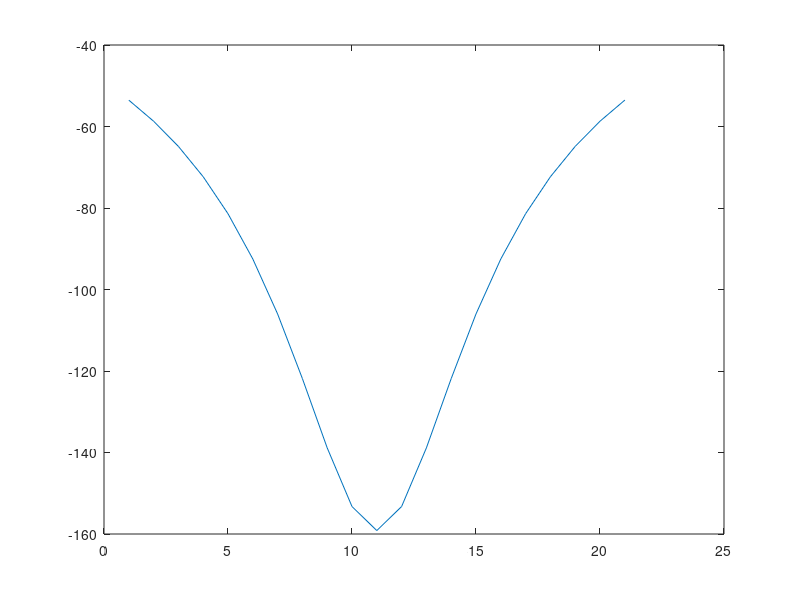

MATLAB code for this plot: (Note: this script raises an error after producing the figure.)
function [t,Y,xs]=solveOde(dur,IC)

    % parameters
    % ----------------------------------------------------------------
    l_n = 1.5e-4;        % node length [cm]
    D = 20e-4;           % fiber diameter with myelin sheath [cm]
    g_nap = 10;         % sodium channel conductivity [mS/cm^2]
    g_naf = 3000;        %
    g_k = 80;
    g_kf = 0;
    g_l = 7;           % leak channel conductivity [mS/cm^2] 
    e_na = 50.0;
    e_k = -90.0;
    e_l	= -90.0;

    r = 70;           % specific resistivity 
    c = 2;             % specific capacity [muF/cm^2]
    rhoa=0.7e6;         %Ohm um
    mycm=0.1 ;
	mygm=1;
    k = 1;               % 37?C  k=3^(0.1*T-3.7)
    V_fem = 50;          % Voltage applied in FEM simulation [V]
    polarity = -1;       % -1/+1 ... neg./pos. active electrode
    % ----------------------------------------------------------------
    mysalength=3.0e-4; 
	nodelength=1.0e-4;
    vrest = -80; %Initial Voltage
    % Parameters from neuron file with fiberD 14 (needs to be corrected)
    fiberD=14.0e-4;
    
    axonD=10.4e-4 ;
    nodeD=4.7e-4 ;
    mysaD=4.7e-4 ;
    flutD=10.4e-4 ;
    space_p1=0.002e-4;
    space_p2=0.004e-4;
    space_i=0.004e-4;
    deltax=1400e-4 ;
    nl = 140;
    xg = mygm/(nl*2);   %g for membrane
    xc = mycm/(nl*2);   %c for mambrane
    flutlength=56e-4;
    interlength=(deltax-nodelength-(2*mysalength)-(2*flutlength))/6;
    
    c_mysa = c*mysaD*pi*mysalength;
    c_flut = c*flutD*pi*flutlength;
    c_inter = c*axonD*pi*interlength;
    c_node = c*nodeD*pi*nodelength;
    
    c_mysa_m = mycm/nl*mysaD*pi*mysalength;
    c_flut_m = mycm/nl*flutD*pi*flutlength;
    c_inter_m = mycm/nl*axonD*pi*interlength;
    
    g_mysa_m = mygm/nl*mysaD*pi*mysalength;
    g_flut_m = mygm/nl*flutD*pi*flutlength;
    g_inter_m = mygm/nl*axonD*pi*interlength;
    
%     
%     g_mysa = 0.001.*mysaD./fiberD;
%     g_flut = 0.0001.*flutD./fiberD;
%     g_inter = 0.0001.*axonD./fiberD;
    
    g_mysa = 1*mysaD*pi*mysalength;
    g_flut = 0.1*flutD*pi*flutlength;
    g_inter = 0.1*axonD*pi*interlength;
    g_nap = g_nap*nodeD*pi*nodelength;
    g_naf = g_naf*nodeD*pi*nodelength;
    g_k = g_k*nodeD*pi*nodelength;
    g_l = g_l*nodeD*pi*nodelength;
    
    
    r_mysa = r*4*mysalength/(mysaD^2*pi);
    r_flut = r*4*flutlength/(flutD^2*pi);
    r_inter = r*4*interlength/(axonD^2*pi);
    r_node = r*4*nodelength/(nodeD^2*pi);
    
    r_pn0=(r*nodelength)/(pi*((((nodeD/2)+space_p1)^2)-((nodeD/2)^2)));
	r_pn1=(r*mysalength)/(pi*((((mysaD/2)+space_p1)^2)-((mysaD/2)^2)));
	r_pn2=(r*flutlength)/(pi*((((flutD/2)+space_p2)^2)-((flutD/2)^2)));
	r_px=(r*interlength)/(pi*((((axonD/2)+space_i)^2)-((axonD/2)^2)));
    
    
    
    %how many nodes to simulate
    N_nodes = 21;
    N_inter = N_nodes-1;
    
    % index values of the dV Vektor
    i_node = [1,N_nodes];
    i_para_m = [i_node(2)+1,i_node(2)+N_nodes];
    i_para_h = [i_para_m(2)+1,i_para_m(2)+N_nodes];
    i_para_p = [i_para_h(2)+1,i_para_h(2)+N_nodes];
    i_para_s = [i_para_p(2)+1,i_para_p(2)+N_nodes];
    i_mysa = [i_para_s(2)+1,i_para_s(2)+N_inter, ...
        i_para_s(2)+N_inter+1,i_para_s(2)+N_inter*2];
    i_flut = [i_mysa(4)+1,i_mysa(4)+N_inter, ... 
        i_mysa(4)+N_inter+1,i_mysa(4)+N_inter*2];
    i_para_n = [i_flut(4)+1,i_flut(4)+N_inter, ...
        i_flut(4)+N_inter+1,i_flut(4)+N_inter*2];
    i_inter = [i_para_n(4)+1,i_para_n(4)+N_inter; ... 
        i_para_n(4)+N_inter+1,i_para_n(4)+N_inter*2; ...
        i_para_n(4)+(2*N_inter)+1,i_para_n(4)+(3*N_inter);...
        i_para_n(4)+(3*N_inter)+1,i_para_n(4)+(4*N_inter);...
        i_para_n(4)+(4*N_inter)+1,i_para_n(4)+(5*N_inter);...
        i_para_n(4)+(5*N_inter)+1,i_para_n(4)+(6*N_inter)];
    i_mysa_b = [i_inter(12)+1,i_inter(12)+N_inter, ...
                i_inter(12)+N_inter+1,i_inter(12)+N_inter*2];
    i_flut_b = [i_mysa_b(4)+1,i_mysa_b(4)+N_inter, ... 
        i_mysa_b(4)+N_inter+1,i_mysa_b(4)+N_inter*2];
    i_inter_b = [i_flut_b(4)+1,i_flut_b(4)+N_inter; ... 
        i_flut_b(4)+N_inter+1,i_flut_b(4)+N_inter*2; ...
        i_flut_b(4)+(2*N_inter)+1,i_flut_b(4)+(3*N_inter);...
        i_flut_b(4)+(3*N_inter)+1,i_flut_b(4)+(4*N_inter);...
        i_flut_b(4)+(4*N_inter)+1,i_flut_b(4)+(5*N_inter);...
        i_flut_b(4)+(5*N_inter)+1,i_flut_b(4)+(6*N_inter)];
    %Dummy Stimulusvoltage
    V_e = zeros(i_inter(6,2),1);
    V_stim = zeros(i_inter(6,2),1);
    q = -1000;
    xe = 14000e-4;
    ye = 5000e-4;
    V_stim(1:N_nodes) = electrode(q,xe,ye,((1:N_nodes)-1)*deltax,zeros(1,N_nodes));
    V_stim(i_mysa(1):i_mysa(2)) = electrode(q,xe,ye,((1:N_inter)-1)*deltax+mysalength/2,zeros(1,N_inter));
    V_stim(i_mysa(3):i_mysa(4)) = electrode(q,xe,ye,((1:N_inter))*deltax-mysalength/2,zeros(1,N_inter));
    V_stim(i_flut(1):i_flut(2)) = electrode(q,xe,ye,((1:N_inter)-1)*deltax+mysalength+flutlength/2,zeros(1,N_inter));
    V_stim(i_flut(3):i_flut(4)) = electrode(q,xe,ye,((1:N_inter))*deltax-mysalength-flutlength/2,zeros(1,N_inter));
    V_stim(i_inter(1,1):i_inter(1,2)) = electrode(q,xe,ye,((1:N_inter)-1)*deltax+mysalength+flutlength+interlength/2,zeros(1,N_inter));
    V_stim(i_inter(2,1):i_inter(2,2)) = electrode(q,xe,ye,((1:N_inter)-1)*deltax+mysalength+flutlength+3*interlength/2,zeros(1,N_inter));
    V_stim(i_inter(3,1):i_inter(3,2)) = electrode(q,xe,ye,((1:N_inter)-1)*deltax+mysalength+flutlength+5*interlength/2,zeros(1,N_inter));
    V_stim(i_inter(4,1):i_inter(4,2)) = electrode(q,xe,ye,((1:N_inter)-1)*deltax+mysalength+flutlength+7*interlength/2,zeros(1,N_inter));
    V_stim(i_inter(5,1):i_inter(5,2)) = electrode(q,xe,ye,((1:N_inter)-1)*deltax+mysalength+flutlength+9*interlength/2,zeros(1,N_inter));
    V_stim(i_inter(6,1):i_inter(6,2)) = electrode(q,xe,ye,((1:N_inter)-1)*deltax+mysalength+flutlength+11*interlength/2,zeros(1,N_inter));
    
    clf();
    figure(2);
    plot(1:N_nodes,V_stim(1:N_nodes));
    hold off;
    if (exist('IC','var') == 0)
        IC = zeros(i_inter_b(6,2),1);
        IC(1:N_nodes) = -80;
        IC(i_mysa(1):i_flut(4)) = -80;
        IC(i_inter(1,1):i_inter(6,2)) = -80;
        stim = 0;
    end
    if (exist('dur','var')==0)
        dur = 10;
    end
    
    xs=[];
    [t,Y] = ode15s(@odeMcIntyr, [0,dur], IC);

    figure(1);
    for i = 1:N_nodes
        V(i,:) = Y(:,i) - 40*(i-1);
    end
    plot(t,V);
    hold off;
    figure(3);
    plot(xs(:,4),((xs(:,1)-xs(:,2))./(r_node+r_mysa))./c_node,xs(:,4),((xs(:,1)-xs(:,3))./(r_node+r_mysa))./c_node);
    figure(4);
    plot(t,Y(:,11));
    
    % odeMcIntyr: calculates the first derivative of all parameters of the
    %             McIntyre nerve model
    function dY = odeMcIntyr(t,Y)
        if exist('stim','var') ==0
            if mod(t,10) < 0.2
                V_e = V_stim;
                %V_e(11) = -1e2;
            else
                V_e = zeros(i_inter(6,2),1);
            end
        end
        dY = zeros(length(Y),1);
        inter = zeros(N_inter,6);
        inter_b = zeros(N_inter,6);
        
        node = Y(i_node(1):i_node(2));
        para_m = Y(i_para_m(1):i_para_m(2));
        para_h = Y(i_para_h(1):i_para_h(2));
        para_p = Y(i_para_p(1):i_para_p(2));
        para_s = Y(i_para_s(1):i_para_s(2));
        mysa_l = Y(i_mysa(1):i_mysa(2));
        mysa_r = Y(i_mysa(3):i_mysa(4));
        flut_l = Y(i_flut(1):i_flut(2));
        flut_r = Y(i_flut(3):i_flut(4));
        para_n_l = Y(i_para_n(1):i_para_n(2));
        para_n_r = Y(i_para_n(3):i_para_n(4));
        inter(:,1) = Y(i_inter(1,1):i_inter(1,2));
        inter(:,2) = Y(i_inter(2,1):i_inter(2,2));
        inter(:,3) = Y(i_inter(3,1):i_inter(3,2));
        inter(:,4) = Y(i_inter(4,1):i_inter(4,2));
        inter(:,5) = Y(i_inter(5,1):i_inter(5,2));
        inter(:,6) = Y(i_inter(6,1):i_inter(6,2));
        
        mysa_l_b = Y(i_mysa_b(1):i_mysa_b(2))+V_e(i_mysa(1):i_mysa(2));
        mysa_r_b = Y(i_mysa_b(3):i_mysa_b(4))+V_e(i_mysa(3):i_mysa(4));
        flut_l_b = Y(i_flut_b(1):i_flut_b(2))+V_e(i_flut(1):i_flut(2));
        flut_r_b = Y(i_flut_b(3):i_flut_b(4))+V_e(i_flut(3):i_flut(4));
        inter_b(:,1) = Y(i_inter_b(1,1):i_inter_b(1,2))+ ...
            V_e(i_inter(1,1):i_inter(1,2));
        inter_b(:,2) = Y(i_inter_b(2,1):i_inter_b(2,2))+ ...
            V_e(i_inter(2,1):i_inter(2,2));
        inter_b(:,3) = Y(i_inter_b(3,1):i_inter_b(3,2))+ ...
            V_e(i_inter(3,1):i_inter(3,2));
        inter_b(:,4) = Y(i_inter_b(4,1):i_inter_b(4,2))+ ...
            V_e(i_inter(4,1):i_inter(4,2));
        inter_b(:,5) = Y(i_inter_b(5,1):i_inter_b(5,2))+ ...
            V_e(i_inter(5,1):i_inter(5,2));
        inter_b(:,6) = Y(i_inter_b(6,1):i_inter_b(6,2))+ ...
            V_e(i_inter(6,1):i_inter(6,2));  

%         mysa_l_b = Y(i_mysa_b(1):i_mysa_b(2));
%         mysa_r_b = Y(i_mysa_b(3):i_mysa_b(4));
%         flut_l_b = Y(i_flut_b(1):i_flut_b(2));
%         flut_r_b = Y(i_flut_b(3):i_flut_b(4));
%         inter_b(:,1) = Y(i_inter_b(1,1):i_inter_b(1,2));
%         inter_b(:,2) = Y(i_inter_b(2,1):i_inter_b(2,2));
%         inter_b(:,3) = Y(i_inter_b(3,1):i_inter_b(3,2));
%         inter_b(:,4) = Y(i_inter_b(4,1):i_inter_b(4,2));
%         inter_b(:,5) = Y(i_inter_b(5,1):i_inter_b(5,2));
%         inter_b(:,6) = Y(i_inter_b(6,1):i_inter_b(6,2));  
        
        xs=[xs;V_e(11),mysa_l_b(11),V_e(i_mysa(1)+11),t];
        
        %axonnode current
        % what to do at first and last node??
        [Iax,dpara_m,dpara_h,dpara_p,dpara_s] = axnode(node,para_m,...
                                                para_h,para_p,para_s);
        dnode = cableEq(Iax,node,[node(1);mysa_l],...
            [mysa_r;node(N_nodes)],V_e(i_node(1):i_node(2)),...
            [V_e(1);mysa_l_b],[mysa_r_b;V_e(N_nodes)],...
            r_node,r_mysa,r_mysa,c_node);
        
        
        %MYSA current
        Imy_l = mysa(mysa_l);
        Imy_r = mysa(mysa_r);
        
        dmysa_l = cableEq(Imy_l,mysa_l,node(1:N_inter),flut_l, ...
                          mysa_l_b,V_e(i_node(1):i_node(2)-1), ...
                          flut_l_b,r_mysa,r_node,r_flut,c_mysa);
        dmysa_r = cableEq(Imy_r,mysa_r,node(2:N_nodes),flut_r, ...
                          mysa_r_b,V_e(i_node(1)+1:i_node(2)), ...
                          flut_r_b,r_mysa,r_node,r_flut,c_mysa);
        
        %currents between myelin and node at mysa regions
        Imy_l_b = passiveMyelin(mysa_l_b,g_mysa_m,...
            V_e(i_mysa(1):i_mysa(2)));
        Imy_r_b = passiveMyelin(mysa_r_b,g_mysa_m,...
            V_e(i_mysa(3):i_mysa(4)));
        
        dmysa_l_b = extracellular(Imy_l_b,mysa_l_b,V_e(1:N_inter),flut_l_b, ...
                            r_pn1,r_pn0,r_pn2,c_mysa_m,Imy_l,c_mysa);
        
        dmysa_r_b = extracellular(Imy_r_b,mysa_r_b,V_e(2:N_nodes),flut_r_b, ...
                            r_pn1,r_pn0,r_pn2,c_mysa_m,Imy_r,c_mysa);
                        
        %FLUT currents
        Ifl_l = flut(flut_l);
        Ifl_r = flut(flut_r);
        
        %FLUT potassium currents
        [Ifl_lp, dpara_n_l] = flutPotassium(flut_l,para_n_l);
        Ifl_l = Ifl_l + Ifl_lp;
        [Ifl_rp, dpara_n_r] = flutPotassium(flut_r,para_n_r);
        Ifl_r = Ifl_r + Ifl_rp;
        
        dflut_l = cableEq(Ifl_l,flut_l,mysa_l,inter(:,1), ...
                          flut_l_b,mysa_l_b,inter_b(:,1), ...
                          r_flut,r_mysa,r_inter,c_flut);
        dflut_r = cableEq(Ifl_r,flut_r,mysa_r,inter(:,6), ...
                          flut_r_b,mysa_r_b,inter_b(:,6), ...
                          r_flut,r_mysa,r_inter,c_flut);
        
        %currents between myelin and node at flut regions
        Ifl_l_b = passiveMyelin(flut_l_b,g_flut_m, ...
                                            V_e(i_flut(1):i_flut(2)));
        Ifl_r_b = passiveMyelin(flut_r_b,g_flut_m, ...
                                            V_e(i_flut(3):i_flut(4)));
        
        dflut_l_b = extracellular(Ifl_l_b,flut_l_b,mysa_l_b,inter_b(:,1), ...
                    r_pn2,r_pn1,r_px,c_flut_m,Ifl_l,c_flut);
        dflut_r_b = extracellular(Ifl_r_b,flut_r_b,mysa_r_b,inter_b(:,1), ...
                   r_pn2,r_pn1,r_px,c_flut_m,Ifl_r,c_flut);              
        
        %internode currents
        Iin = internodes(inter);
        inter2 = [flut_l,inter,flut_r];
        inter2b = [flut_l_b,inter_b,flut_r_b];
        
        
        res = ones(6,1)*r_inter;
        res = [r_flut;res;r_flut];
        dinter = zeros(N_inter,6);
        for j = 2:7
            dinter(:,j-1) = cableEq(Iin(:,j-1),inter2(:,j),inter2(:,j-1),...
                        inter2(:,j+1),inter2b(:,j),inter2b(:,j-1),...
                        inter2b(:,j+1),res(j),res(j-1),res(j+1),c_inter);
        end
        
        Iin_b = passiveMyelin(inter_b,g_inter_m,[V_e(i_inter(1,1):i_inter(1,2)),...
            V_e(i_inter(2,1):i_inter(2,2)),V_e(i_inter(3,1):i_inter(3,2)),...
            V_e(i_inter(4,1):i_inter(4,2)),V_e(i_inter(5,1):i_inter(5,2)),...
            V_e(i_inter(6,1):i_inter(6,2))]);
        %Iin_b = Iin_b;
        res = [r_pn2;ones(6,1)*r_px;r_pn2];
        
        dinter_b = zeros(N_inter,6);
        for j = 2:7
            dinter_b(:,j-1) = extracellular(Iin_b(:,j-1),inter2b(:,j),...
                        inter2b(:,j-1),inter2b(:,j+1), ...
                        res(j),res(j-1),res(j+1),c_inter_m,Iin(:,j-1),c_inter);
        end
        
        %finally assemble derivatives into an
        dY=[dnode;dpara_m;dpara_h;dpara_p;dpara_s;dmysa_l;dmysa_r;...
            dflut_l;dflut_r;dpara_n_l;dpara_n_r;dinter(:,1); ...
            dinter(:,2);dinter(:,3);dinter(:,4);dinter(:,5);...
            dinter(:,6);dmysa_l_b;dmysa_r_b;dflut_l_b;dflut_r_b;...
            dinter_b(:,1);dinter_b(:,2);dinter_b(:,3);...
            dinter_b(:,4);dinter_b(:,5);dinter_b(:,6)];
        
    end
    
    % cableEq: calculates the cable-equation
    function dV = cableEq(I,V,V1,V2,Ve,Ve1,Ve2,Ra,Ra1,Ra2,C)
        dV = (-I + (V1-V)./(Ra1./2+Ra./2) + (V2-V)./(Ra2./2+Ra./2) + ...
              (Ve1-Ve)./(Ra1./2+Ra./2) + (Ve2-Ve)./(Ra2./2+Ra./2))./C;
    end

    % extracellular: extracellular currents similar to the Neuron function
    %                with the same name
    function dV = extracellular(I,V,V1,V2,Ra,Ra1,Ra2,C,Imem,Cmem)
       dV = (-I + (V1-V)./(Ra1./2+Ra./2) + (V2-V)./(Ra2./2+Ra./2))./C+...
           Imem./Cmem;
       
    end
   
    
    % axnode: calculation of the currents of the axon
    function [I,dm,dh,dp,ds] = axnode(V,m,h,p,s)
        
        m_alpha = (6.57 .* (V+20.4))./(1-exp(-(V+20.4)./10.3));
        m_beta = (0.304 .* (-(V+25.7)))./(1-exp((V+25.7)./9.16));
        h_alpha = (0.34 .* (-(V+114)))./(1-exp((V+114)./11));
        h_beta = 12.6./(1+exp(-(V+31.8)./13.4));

        p_alpha = (0.0353 .* (V+27))./(1-exp(-(V+27)./10.2));
        p_beta = (0.000883 .* (-(V+34)))./(1-exp((V+34)./10));

        s_alpha = 0.3./(1+exp((V+53)./-5));
        s_beta = 0.03./(1+exp((V+90)./-1));

        %first derivatives of m, h, p, s
        dm = dpdt(m_alpha,m_beta,m);
        dh = dpdt(h_alpha,h_beta,h);
        dp = dpdt(p_alpha,p_beta,p);
        ds = dpdt(s_alpha,s_beta,s);

        I_Naf = g_naf.*m.^3.*h.*(V-e_na);       %Fast Sodium current
        I_Nap = g_nap.*p.^3.*(V-e_na);          %Persistent Sodium current
        I_Ks = g_k.*s.*(V-e_k);                 %Slow Potassium current
        I_Lk = passiveCurrent(V,g_l,e_l);       %Leakage current
        I = I_Naf + I_Nap + I_Ks + I_Lk;        %Sum of all nodal currents
    end

    % flutPotassim: flut potassium current
    function [I,dn] = flutPotassium(V,n)
        n_alpha = (0.0462 .* (V+83.2))./(1-exp(-(V+83.2)./1.1));
        n_beta = (0.0824 .* (-(V+66))) ./ (1-exp((V+66)./10.5));
        
        dn = dpdt(n_alpha,n_beta,n);
        
        I_Kf = g_kf.*n.^4.*(V-e_k);
        
        I = I_Kf; 
    end

    % flut: simple flut current
    function I = flut(V)
        g=g_flut;
        e=vrest;
        I = passiveCurrent(V,g,e);
    end
    
    % mysa: simple mysa current
    function I = mysa(V)
        g=g_mysa;
        e=vrest;
        I = passiveCurrent(V,g,e);
    end

    % inter: currents of the internode
    function I = internodes(V)
        g=g_inter;
        e=vrest;
        I = passiveCurrent(V,g,e);
    end

    % passiveCurrent: calculation of the passive current
    function I = passiveCurrent(V,g,e)
        I = g.*(V-e);
    end

    % passiveCurrent: calculation of the passive current
    function I = passiveMyelin(V,g,e)
        I=passiveCurrent(V,g,e);
    end

    % dpdt: calculates the derivative of the of the parameter according to
    %       alpha, beta and the previous value
    function dp = dpdt(alpha, beta, para)
        dp = alpha.*(1-para)-beta.*para;
    end


    function V = electrode(q,xe,ye,x,y )
        d = sqrt((xe-x).^2+(ye-y).^2);
        V = q./(4.*pi.*d);
    end

end
